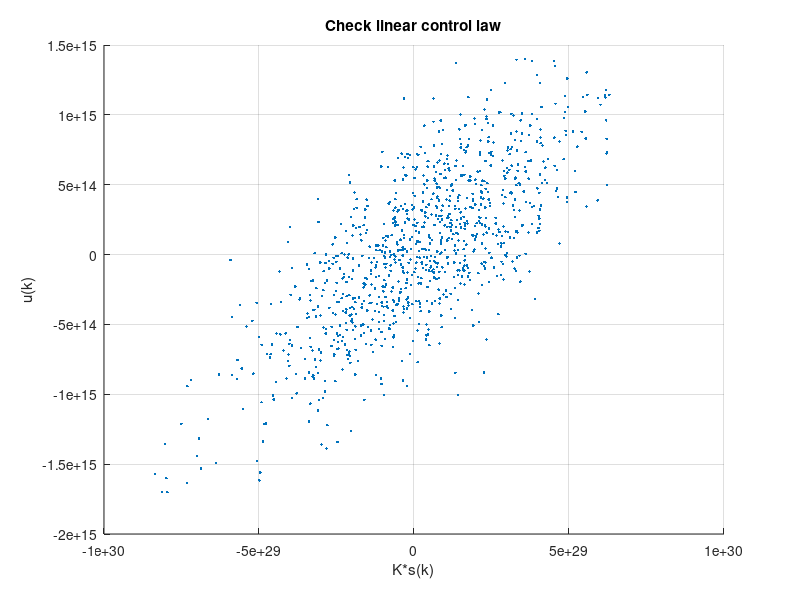

Here is the MATLAB script that generated this plot:
N=1000;
u=zeros(1,N);
y= zeros(1,N);
C=1;
sigma=zeros(2,N);
omega=zeros(2,N);
z=zeros(5,N);
zbar=zeros(15,N);


%%dùng dynamic của hệ để lấy ra input
x=randn;
for k= 1:1000
    y(k)= C*x;
    u(k)=randn;
    x= 0.8*x+u(k);
end    
 
for k=3:N-1
    sigma(:,k)=[u(k-1);u(k-2)];
    omega(:,k)=[y(k-1);y(k-2)];
    z(:,k)=[sigma(:,k); omega(:,k); u(k)];
end   

%%chuyển từ z sang zbar
for k=3:N
zk = z(:,k);

M = zk*zk.';        
zbar(:,k) = M(triu(true(length(zk))));
end

H=zeros(5);
H_old=zeros(5);
u_new=zeros(1,N);

for iter=1:100
    Phi=[];
    c=[];
    row=1;
    if iter>1
        if( norm(H-H_old)<1e-4)
            break;
        end
    end
    H_old=H;


%%giải pt bellman
row=1;
for k=3:N-1
    phi= zbar(:,k)-zbar(:,k+1);
    Phi(row,:)= phi';
    c(row) = y(k)^2 + u(k)^2;
    row=row+1;
 end    
Hbar= Phi \ c';


%chuyển từ Hbar về H
l = 5;
H = zeros(l,l);

idx = 1;
for i = 1:l
    for j = i:l
        H(i,j) = Hbar(idx);
        H(j,i) = Hbar(idx);   % vì H đối xứng
        idx = idx + 1;
    end
end

%%update policy mới
H_usigma= H(5,1:2);
H_uomega= H(5,3:4);
H_uu=H(5,5);
    for k=3:N-1
        sigma_k = z(1:2,k);
        omega_k= z(3:4,k);
        u_new(k)=-pinv(H_uu)*(H_usigma*sigma_k+ H_uomega*omega_k);
    end
    K = pinv(H_uu)*[H_usigma H_uomega];

    u=u_new;
    
H_error(iter) = norm(H - H_old);
end


s=zeros(4,N);
for k= 3:N
    s(:,k)=[u(k-1);u(k-2);y(k-1);y(k-2)];
end    


figure(1)
plot(H_error,'LineWidth',2)
xlabel('Iteration')
ylabel('||H_k - H_{k-1}||')
title('Convergence of H')
grid on

figure(2)
scatter(K*s(:,3:N),u(3:N),'.')
xlabel('K*s(k)')
ylabel('u(k)')
title('Check linear control law')
grid on


    
